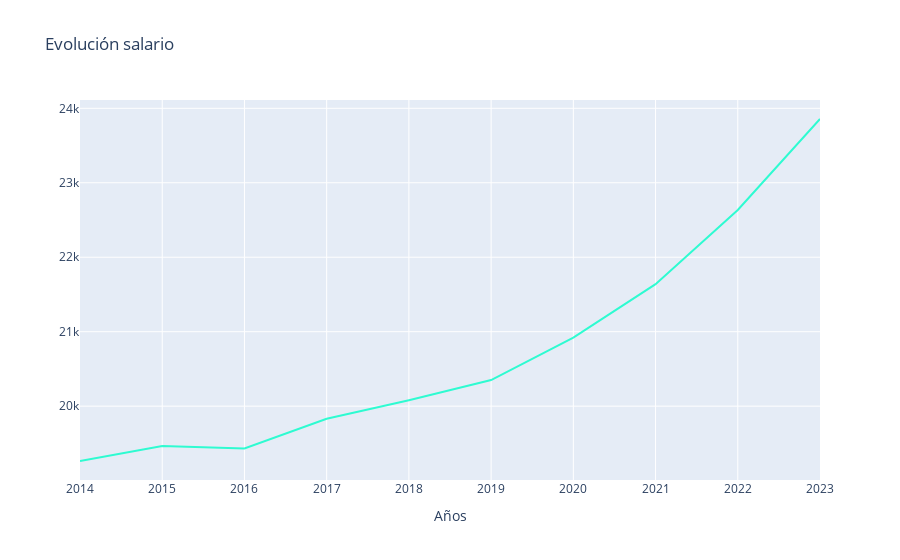

Source (notebook cell):
### Code cell
trace1 = go.Scatter(
                    x = distribuion_salarial.index,
                    y = distribuion_salarial['mediana'],
                    name = 'Salario anual más común',
                    mode= 'lines',
                    marker = dict(color = 'rgba(0, 255, 200, 0.8)'),
                    text = distribuion_salarial.index)

data = [trace1]

layout = dict(title = 'Evolución salario',
             xaxis= dict(title= 'Años',ticklen= 5)
           )

fig = go.Figure(data = data, layout=layout)

iplot(fig)

### Figure 1 — Plotly figure (JSON) as saved in the notebook; plotly's stock layout.template omitted (floating-point values rounded to 4 significant figures)
{"data": [{"marker": {"color": "rgba(0, 255, 200, 0.8)"}, "mode": "lines", "name": "Salario anual más común", "text": [2014, 2015, 2016, 2017, 2018, 2019, 2020, 2021, 2022, 2023], "type": "scatter", "x": [2014, 2015, 2016, 2017, 2018, 2019, 2020, 2021, 2022, 2023], "y": [19260.0, 19470.0, 19430.0, 19830.0, 20080.0, 20350.0, 20920.0, 21640.0, 22630.0, 23860.0]}], "layout": {"title": {"text": "Evolución salario"}, "xaxis": {"ticklen": 5, "title": {"text": "Años"}}}}
